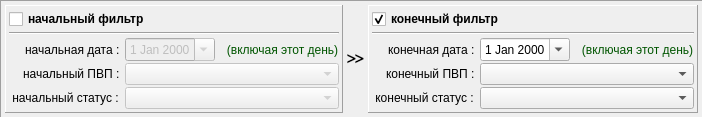
       <widget class="QFrame" name="frame_3">
        <property name="frameShape">
         <enum>QFrame::Panel</enum>
        </property>
        <property name="frameShadow">
         <enum>QFrame::Sunken</enum>
        </property>
        <layout class="QHBoxLayout" name="horizontalLayout" stretch="1,0,1">
         <property name="spacing">
          <number>4</number>
         </property>
         <property name="leftMargin">
          <number>4</number>
         </property>
         <property name="topMargin">
          <number>4</number>
         </property>
         <property name="rightMargin">
          <number>4</number>
         </property>
         <property name="bottomMargin">
          <number>4</number>
         </property>
         <item>
          <widget class="QFrame" name="frame_4">
           <property name="frameShape">
            <enum>QFrame::Panel</enum>
           </property>
           <property name="frameShadow">
            <enum>QFrame::Raised</enum>
           </property>
           <layout class="QFormLayout" name="formLayout_2">
            <property name="labelAlignment">
             <set>Qt::AlignRight|Qt::AlignTrailing|Qt::AlignVCenter</set>
            </property>
            <property name="horizontalSpacing">
             <number>2</number>
            </property>
            <property name="verticalSpacing">
             <number>2</number>
            </property>
            <property name="leftMargin">
             <number>3</number>
            </property>
            <property name="topMargin">
             <number>3</number>
            </property>
            <property name="rightMargin">
             <number>3</number>
            </property>
            <property name="bottomMargin">
             <number>3</number>
            </property>
            <item row="2" column="0">
             <widget class="QLabel" name="label_3">
              <property name="font">
               <font>
                <weight>50</weight>
                <bold>false</bold>
               </font>
              </property>
              <property name="text">
               <string>начальная дата : </string>
              </property>
             </widget>
            </item>
            <item row="3" column="0">
             <widget class="QLabel" name="label_4">
              <property name="font">
               <font>
                <weight>50</weight>
                <bold>false</bold>
               </font>
              </property>
              <property name="text">
               <string>начальный ПВП : </string>
              </property>
             </widget>
            </item>
            <item row="3" column="1">
             <widget class="QComboBox" name="combo_pnt0">
              <property name="enabled">
               <bool>false</bool>
              </property>
              <property name="maxVisibleItems">
               <number>50</number>
              </property>
             </widget>
            </item>
            <item row="4" column="0">
             <widget class="QLabel" name="label_6">
              <property name="font">
               <font>
                <weight>50</weight>
                <bold>false</bold>
               </font>
              </property>
              <property name="text">
               <string> начальный статус : </string>
              </property>
             </widget>
            </item>
            <item row="4" column="1">
             <widget class="QComboBox" name="combo_status0">
              <property name="enabled">
               <bool>false</bool>
              </property>
              <property name="maxVisibleItems">
               <number>50</number>
              </property>
             </widget>
            </item>
            <item row="2" column="1">
             <layout class="QHBoxLayout" name="horizontalLayout_5">
              <item>
               <widget class="QDateEdit" name="date0">
                <property name="enabled">
                 <bool>false</bool>
                </property>
                <property name="maximumSize">
                 <size>
                  <width>90</width>
                  <height>16777215</height>
                 </size>
                </property>
                <property name="alignment">
                 <set>Qt::AlignCenter</set>
                </property>
                <property name="calendarPopup">
                 <bool>true</bool>
                </property>
               </widget>
              </item>
              <item>
               <widget class="QLabel" name="label_11">
                <property name="palette">
                 <palette>
                  <active>
                   <colorrole role="WindowText">
                    <brush brushstyle="SolidPattern">
                     <color alpha="255">
                      <red>0</red>
                      <green>85</green>
                      <blue>0</blue>
                     </color>
                    </brush>
                   </colorrole>
                  </active>
                  <inactive>
                   <colorrole role="WindowText">
                    <brush brushstyle="SolidPattern">
                     <color alpha="255">
                      <red>0</red>
                      <green>85</green>
                      <blue>0</blue>
                     </color>
                    </brush>
                   </colorrole>
                  </inactive>
                  <disabled>
                   <colorrole role="WindowText">
                    <brush brushstyle="SolidPattern">
                     <color alpha="255">
                      <red>106</red>
                      <green>104</green>
                      <blue>100</blue>
                     </color>
                    </brush>
                   </colorrole>
                  </disabled>
                 </palette>
                </property>
                <property name="text">
                 <string>   (включая этот день)</string>
                </property>
               </widget>
              </item>
             </layout>
            </item>
            <item row="0" column="0" colspan="2">
             <widget class="QCheckBox" name="ch_filter_from">
              <property name="minimumSize">
               <size>
                <width>102</width>
                <height>0</height>
               </size>
              </property>
              <property name="font">
               <font>
                <weight>75</weight>
                <bold>true</bold>
               </font>
              </property>
              <property name="layoutDirection">
               <enum>Qt::LeftToRight</enum>
              </property>
              <property name="text">
               <string>начальный фильтр</string>
              </property>
             </widget>
            </item>
            <item row="1" column="0" colspan="2">
             <widget class="Line" name="line">
              <property name="minimumSize">
               <size>
                <width>5</width>
                <height>5</height>
               </size>
              </property>
              <property name="orientation">
               <enum>Qt::Horizontal</enum>
              </property>
             </widget>
            </item>
           </layout>
          </widget>
         </item>
         <item>
          <widget class="QLabel" name="label_8">
           <property name="font">
            <font>
             <family>Symbol</family>
             <pointsize>11</pointsize>
             <weight>75</weight>
             <bold>true</bold>
            </font>
           </property>
           <property name="text">
            <string>&gt;&gt;</string>
           </property>
          </widget>
         </item>
         <item>
          <widget class="QFrame" name="frame_5">
           <property name="frameShape">
            <enum>QFrame::Panel</enum>
           </property>
           <property name="frameShadow">
            <enum>QFrame::Raised</enum>
           </property>
           <layout class="QFormLayout" name="formLayout_3">
            <property name="labelAlignment">
             <set>Qt::AlignRight|Qt::AlignTrailing|Qt::AlignVCenter</set>
            </property>
            <property name="horizontalSpacing">
             <number>2</number>
            </property>
            <property name="verticalSpacing">
             <number>2</number>
            </property>
            <property name="leftMargin">
             <number>3</number>
            </property>
            <property name="topMargin">
             <number>3</number>
            </property>
            <property name="rightMargin">
             <number>3</number>
            </property>
            <property name="bottomMargin">
             <number>3</number>
            </property>
            <item row="2" column="0">
             <widget class="QLabel" name="label_2">
              <property name="font">
               <font>
                <weight>50</weight>
                <bold>false</bold>
               </font>
              </property>
              <property name="text">
               <string>конечная дата : </string>
              </property>
             </widget>
            </item>
            <item row="3" column="0">
             <widget class="QLabel" name="label_5">
              <property name="font">
               <font>
                <weight>50</weight>
                <bold>false</bold>
               </font>
              </property>
              <property name="text">
               <string>конечный ПВП : </string>
              </property>
             </widget>
            </item>
            <item row="3" column="1">
             <widget class="QComboBox" name="combo_pnt1">
              <property name="enabled">
               <bool>true</bool>
              </property>
              <property name="maxVisibleItems">
               <number>50</number>
              </property>
             </widget>
            </item>
            <item row="4" column="0">
             <widget class="QLabel" name="label_7">
              <property name="font">
               <font>
                <weight>50</weight>
                <bold>false</bold>
               </font>
              </property>
              <property name="text">
               <string> конечный статус : </string>
              </property>
             </widget>
            </item>
            <item row="4" column="1">
             <widget class="QComboBox" name="combo_status1">
              <property name="enabled">
               <bool>true</bool>
              </property>
              <property name="maxVisibleItems">
               <number>50</number>
              </property>
             </widget>
            </item>
            <item row="2" column="1">
             <layout class="QHBoxLayout" name="horizontalLayout_6">
              <item>
               <widget class="QDateEdit" name="date1">
                <property name="enabled">
                 <bool>true</bool>
                </property>
                <property name="maximumSize">
                 <size>
                  <width>90</width>
                  <height>16777215</height>
                 </size>
                </property>
                <property name="alignment">
                 <set>Qt::AlignCenter</set>
                </property>
                <property name="calendarPopup">
                 <bool>true</bool>
                </property>
               </widget>
              </item>
              <item>
               <widget class="QLabel" name="label_13">
                <property name="palette">
                 <palette>
                  <active>
                   <colorrole role="WindowText">
                    <brush brushstyle="SolidPattern">
                     <color alpha="255">
                      <red>0</red>
                      <green>85</green>
                      <blue>0</blue>
                     </color>
                    </brush>
                   </colorrole>
                  </active>
                  <inactive>
                   <colorrole role="WindowText">
                    <brush brushstyle="SolidPattern">
                     <color alpha="255">
                      <red>0</red>
                      <green>85</green>
                      <blue>0</blue>
                     </color>
                    </brush>
                   </colorrole>
                  </inactive>
                  <disabled>
                   <colorrole role="WindowText">
                    <brush brushstyle="SolidPattern">
                     <color alpha="255">
                      <red>106</red>
                      <green>104</green>
                      <blue>100</blue>
                     </color>
                    </brush>
                   </colorrole>
                  </disabled>
                 </palette>
                </property>
                <property name="text">
                 <string>   (включая этот день)</string>
                </property>
               </widget>
              </item>
             </layout>
            </item>
            <item row="0" column="0" colspan="2">
             <widget class="QCheckBox" name="ch_filter_to">
              <property name="minimumSize">
               <size>
                <width>95</width>
                <height>0</height>
               </size>
              </property>
              <property name="font">
               <font>
                <weight>75</weight>
                <bold>true</bold>
               </font>
              </property>
              <property name="layoutDirection">
               <enum>Qt::LeftToRight</enum>
              </property>
              <property name="text">
               <string>конечный фильтр</string>
              </property>
              <property name="checked">
               <bool>true</bool>
              </property>
             </widget>
            </item>
            <item row="1" column="0" colspan="2">
             <widget class="Line" name="line_2">
              <property name="minimumSize">
               <size>
                <width>5</width>
                <height>5</height>
               </size>
              </property>
              <property name="orientation">
               <enum>Qt::Horizontal</enum>
              </property>
             </widget>
            </item>
           </layout>
          </widget>
         </item>
        </layout>
       </widget>
